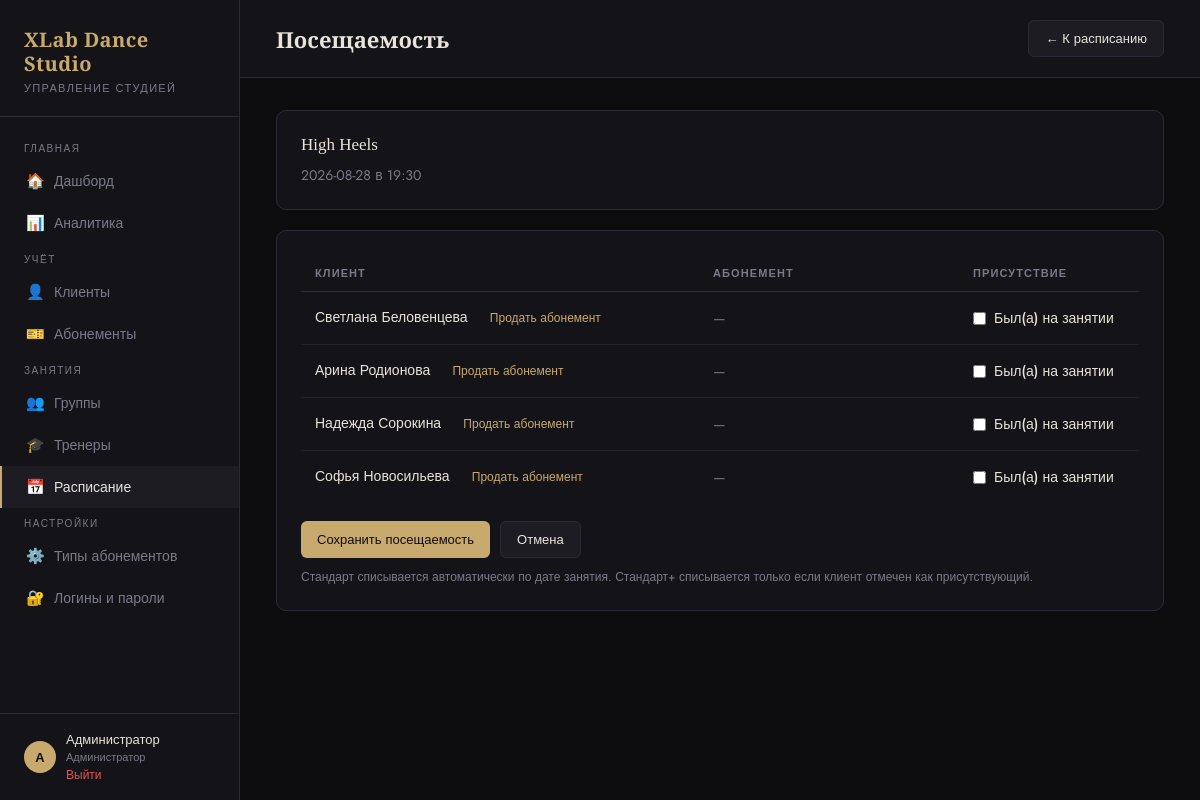
The app's page /schedule/87/attendance (signed in) with its own data.
### tables this page shows
CREATE TABLE users (
            id INTEGER PRIMARY KEY AUTOINCREMENT,
            role TEXT NOT NULL, -- admin | trainer
            username TEXT UNIQUE NOT NULL,
            password TEXT NOT NULL,
            name TEXT NOT NULL,
            trainer_id INTEGER UNIQUE REFERENCES trainers(id) ON DELETE CASCADE
        );

CREATE TABLE groups (
            id INTEGER PRIMARY KEY AUTOINCREMENT,
            name TEXT NOT NULL,
            trainer_id INTEGER REFERENCES trainers(id) ON DELETE SET NULL,
            age_range TEXT,
            level TEXT,
            max_capacity INTEGER DEFAULT 20,
            description TEXT,
            created_at TEXT DEFAULT (datetime('now','localtime'))
        );

CREATE TABLE schedule (
            id INTEGER PRIMARY KEY AUTOINCREMENT,
            group_id INTEGER REFERENCES groups(id) ON DELETE CASCADE,
            date TEXT NOT NULL,
            time TEXT NOT NULL,
            duration_minutes INTEGER DEFAULT 60,
            room TEXT,
            notes TEXT
        );

CREATE TABLE clients (
            id INTEGER PRIMARY KEY AUTOINCREMENT,
            name TEXT NOT NULL,
            phone TEXT,
            email TEXT,
            birthdate TEXT,
            parent_id INTEGER REFERENCES clients(id) ON DELETE SET NULL,
            notes TEXT,
            created_at TEXT DEFAULT (datetime('now','localtime'))
        );

### app.py (the view)
@app.route('/schedule/<int:id>/attendance')
@login_required
def attendance_form(id):
    db = get_db()
    session_data = db.execute('''SELECT s.*, g.name as group_name FROM schedule s
        JOIN groups g ON s.group_id=g.id WHERE s.id=?''', (id,)).fetchone()
    if current_role() == 'trainer':
        group_owner = trainer_in_group(db, session_data['group_id'], current_trainer_id())
        if not group_owner:
            flash('Вы можете открывать посещаемость только своих тренировок', 'error')
            return redirect(url_for('schedule'))
    members = db.execute('''SELECT c.* FROM clients c
        JOIN client_groups cg ON c.id=cg.client_id WHERE cg.group_id=?''',
        (session_data['group_id'],)).fetchall()
    attended = [r['client_id'] for r in db.execute(
        'SELECT client_id FROM attendance WHERE schedule_id=? AND present=1', (id,)).fetchall()]
    subscription_info_by_client = {}
    for member in members:
        sub = db.execute('''SELECT s.lessons_left, s.end_date, st.validity_days, st.name as type_name, st.carry_over
            FROM subscriptions s
            JOIN subscription_types st ON st.id=s.type_id
            WHERE client_id=?
            AND (group_id=? OR group_id IS NULL)
            AND status='active' AND lessons_left > 0
            AND end_date >= ?
            ORDER BY end_date LIMIT 1''',
            (member['id'], session_data['group_id'], session_data['date'])).fetchone()
        if sub:
            subscription_info_by_client[member['id']] = {
                'lessons_left': sub['lessons_left'],
                'end_date': sub['end_date'],
                'validity_days': sub['validity_days'],
                'type_name': sub['type_name'],
                'carry_over': sub['carry_over']
            }
        else:
            subscription_info_by_client[member['id']] = None
    return render_template(
        'attendance.html',
        lesson=session_data,
        members=members,
        attended=attended,
        subscription_info_by_client=subscription_info_by_client
    )

### app.py (called while the page is built, shortened)
def current_role():
    return session.get('role', 'admin')

def is_admin():
    return current_role() == 'admin'

def sync_session_user():
    if 'user_id' not in session:
        return
    db = get_db()
    user = db.execute('SELECT role, trainer_id, name FROM users WHERE id=?', (session['user_id'],)).fetchone()
    if not user:
        session.clear()
        return
    session['role'] = user['role']
    session['trainer_id'] = user['trainer_id']
    session['user_name'] = user['name']

@app.before_request
def setup():
    if request.endpoint is None:
        return
    if request.endpoint in ('login', 'logout', 'static'):
        return
    if 'user_id' not in session:
        return
    sync_session_user()
    if is_admin():
        return

def login_required(f):
    from functools import wraps
    @wraps(f)
    def decorated(*args, **kwargs):
        if 'user_id' not in session:
            return redirect(url_for('login'))
        return f(*args, **kwargs)
    return decorated

### database.py (called while the page is built)
def get_db():
    from app import app
    if 'db' not in g:
        g.db = sqlite3.connect(DATABASE)
        g.db.row_factory = sqlite3.Row
        g.db.execute("PRAGMA foreign_keys = ON")
    return g.db

### templates/attendance.html (shortened to what this page needs)
{% extends "base.html" %}
{% block topbar_title %}Посещаемость{% endblock %}
{% block topbar_actions %}
<a href="{{ url_for('schedule') }}" class="btn btn-secondary">← К расписанию</a>
{% endblock %}
{% block content %}
<div class="card" style="margin-bottom: 20px;">
  <div class="card-title" style="margin-bottom: 10px;">{{ lesson.group_name }}</div>
  <div style="color: var(--muted); font-size: 14px;">
    {{ lesson.date }} в {{ lesson.time }}
  </div>
</div>
<div class="card">
  <form method="POST" action="{{ url_for('mark_attendance', schedule_id=lesson.id) }}">
    {% if members %}
    <div class="table-wrap">
      <table>
        <thead>
          <tr>
            <th>Клиент</th>
            <th style="width: 260px;">Абонемент</th>
            <th style="width: 180px;">Присутствие</th>
          </tr>
        </thead>
        <tbody>
          {% for m in members %}
          <tr>
            <td>
              {{ m.name }}
              <a href="{{ url_for('sell_subscription', client_id=m.id) }}" class="btn btn-link btn-sm" style="margin-left:8px; font-size:12px;">Продать абонемент</a>
            </td>
            <td>
              {% set sub_info = subscription_info_by_client[m.id] %}
              {% if sub_info %}
                <span class="badge badge-gold">{{ sub_info.lessons_left }}</span>
                <div style="color: var(--muted); font-size: 12px; margin-top: 4px;">
                  Активен · {{ sub_info.type_name }} · до {{ sub_info.end_date }}
                </div>
                <div style="color: var(--muted); font-size: 12px; margin-top: 2px;">
                  {% if sub_info.carry_over == 0 %}
                    Стандарт: списание по календарю, независимо от отметки
                  {% else %}
                    Стандарт+: списание только по отметке посещаемости
                  {% endif %}
                </div>
              {% else %}
                <span style="color: var(--muted);">—</span>
              {% endif %}
            </td>
            <td>
              <label class="checkbox-label" style="text-transform:none; letter-spacing:normal; color:var(--text);">
                <input type="checkbox" name="present" value="{{ m.id }}" {{ 'checked' if m.id in attended }}>
                Был(а) на занятии
              </label>
            </td>
          </tr>
          {% endfor %}
        </tbody>
      </table>
    </div>
    <div class="form-actions" style="margin-top: 18px;">
      <button type="submit" class="btn btn-primary">Сохранить посещаемость</button>
      <a href="{{ url_for('schedule') }}" class="btn btn-secondary">Отмена</a>
    </div>
    <div style="color: var(--muted); font-size: 12px; margin-top: 10px;">
      Стандарт списывается автоматически по дате занятия. Стандарт+ списывается только если клиент отмечен как присутствующий.
    </div>
    {% else %}
    <div class="empty-state">
      <div class="icon">👥</div>
      <p>В этой группе пока нет клиентов для отметки посещаемости.</p>
    </div>
    {% endif %}
  </form>
</div>
{% endblock %}

### templates/base.html (shortened to what this page needs)
<!DOCTYPE html>
<html lang="ru">
<head>
</head>
<body>
<aside class="sidebar">
  <div class="sidebar-logo">
    <h1>XLab Dance<br>Studio</h1>
    <p>Управление студией</p>
  </div>
  <nav class="nav">
    <div class="nav-section">Главная</div>
    <a href="{{ url_for('dashboard') }}" class="{{ 'active' if request.endpoint == 'dashboard' }}">
      <span class="icon">🏠</span> Дашборд
    </a>
    {% if session.role == 'admin' %}
    <a href="{{ url_for('analytics') }}" class="{{ 'active' if request.endpoint == 'analytics' }}">
      <span class="icon">📊</span> Аналитика
    </a>
    {% endif %}
    {% if session.role == 'admin' %}
    <div class="nav-section">Учёт</div>
    <a href="{{ url_for('clients') }}" class="{{ 'active' if 'client' in request.endpoint }}">
      <span class="icon">👤</span> Клиенты
    </a>
    <a href="{{ url_for('subscriptions') }}" class="{{ 'active' if 'subscription' in request.endpoint and request.endpoint != 'subscription_types' }}">
      <span class="icon">🎫</span> Абонементы
    </a>
    {% endif %}
    <div class="nav-section">Занятия</div>
    {% if session.role == 'admin' %}
    <a href="{{ url_for('groups') }}" class="{{ 'active' if 'group' in request.endpoint }}">
      <span class="icon">👥</span> Группы
    </a>
    {% endif %}
    {% if session.role == 'admin' %}
    <a href="{{ url_for('trainers') }}" class="{{ 'active' if 'trainer' in request.endpoint }}">
      <span class="icon">🎓</span> Тренеры
    </a>
    {% endif %}
    <a href="{{ url_for('schedule') }}" class="{{ 'active' if 'schedule' in request.endpoint or 'attendance' in request.endpoint }}">
      <span class="icon">📅</span> Расписание
    </a>
    {% if session.role == 'admin' %}
    <div class="nav-section">Настройки</div>
    <a href="{{ url_for('subscription_types') }}" class="{{ 'active' if request.endpoint == 'subscription_types' }}">
      <span class="icon">⚙️</span> Типы абонементов
    </a>
    <a href="{{ url_for('accounts') }}" class="{{ 'active' if 'account' in request.endpoint }}">
      <span class="icon">🔐</span> Логины и пароли
    </a>
    {% endif %}
  </nav>
  <div class="sidebar-user">
    <div class="avatar">{{ session.user_name[0] if session.user_name }}</div>
    <div>
      <div style="color: var(--text); font-size: 13px;">{{ session.user_name }}</div>
      <div style="font-size: 11px; color: var(--muted);">{{ 'Администратор' if session.role == 'admin' else 'Тренер' }}</div>
      <a href="{{ url_for('logout') }}">Выйти</a>
    </div>
  </div>
</aside>
<div class="main">
  <div class="topbar">
    <h2>{% block topbar_title %}{% endblock %}</h2>
    <div>{% block topbar_actions %}{% endblock %}</div>
  </div>
  <div class="content">
    {% block content %}{% endblock %}
  </div>
</div>
</body>
</html>

### templates/base.html (style rules this page uses)
:root { --bg: #0d0d0f; --surface: #141418; --surface2: #1c1c22; --border: #2a2a35; --accent: #c8a96e; --accent2: #e8c88a; --text: #e8e4dc; --muted: #7a7a8a; --danger: #e05555; --success: #5cb87a; --warning: #e0a055; --info: #5599e0; --sidebar-w: 240px; }
* { box-sizing: border-box; margin: 0; padding: 0; }
body { background: var(--bg); color: var(--text); font-family: 'Jost', sans-serif; font-weight: 400; min-height: 100vh; display: flex; }
.sidebar { width: var(--sidebar-w); min-height: 100vh; background: var(--surface); border-right: 1px solid var(--border); display: flex; flex-direction: column; position: fixed; top: 0; left: 0; z-index: 100; }
.sidebar-logo { padding: 28px 24px 20px; border-bottom: 1px solid var(--border); }
.sidebar-logo h1 { font-family: 'Playfair Display', serif; font-size: 20px; font-weight: 700; color: var(--accent); letter-spacing: 0.02em; line-height: 1.2; }
.sidebar-logo p { font-size: 11px; color: var(--muted); letter-spacing: 0.12em; text-transform: uppercase; margin-top: 4px; }
.nav { flex: 1; padding: 16px 0; overflow-y: auto; max-height: calc(100vh - 200px); }
.nav-section { padding: 8px 24px 4px; font-size: 10px; letter-spacing: 0.15em; text-transform: uppercase; color: var(--muted); }
.nav a { display: flex; align-items: center; gap: 10px; padding: 10px 24px; color: var(--muted); text-decoration: none; font-size: 14px; font-weight: 400; transition: all 0.2s; border-left: 2px solid transparent; }
.nav a:hover, .nav a.active { color: var(--text); background: var(--surface2); border-left-color: var(--accent); }
.nav a .icon { width: 18px; text-align: center; font-size: 15px; }
.sidebar-user { padding: 16px 24px; border-top: 1px solid var(--border); font-size: 13px; color: var(--muted); display: flex; align-items: center; gap: 10px; }
.sidebar-user .avatar { width: 32px; height: 32px; border-radius: 50%; background: var(--accent); display: flex; align-items: center; justify-content: center; color: var(--bg); font-weight: 700; font-size: 13px; }
.sidebar-user a { color: var(--danger); text-decoration: none; font-size: 12px; }
.main { margin-left: var(--sidebar-w); flex: 1; min-height: 100vh; }
.topbar { padding: 20px 36px; border-bottom: 1px solid var(--border); background: var(--surface); display: flex; align-items: center; justify-content: space-between; position: sticky; top: 0; z-index: 50; }
.topbar h2 { font-family: 'Playfair Display', serif; font-size: 22px; font-weight: 600; color: var(--text); }
.content { padding: 32px 36px; }
.card { background: var(--surface); border: 1px solid var(--border); border-radius: 10px; padding: 24px; }
.card-title { font-family: 'Playfair Display', serif; font-size: 17px; color: var(--text); }
.table-wrap { overflow-x: auto; }
table { width: 100%; border-collapse: collapse; }
th { text-align: left; padding: 10px 14px; font-size: 11px; font-weight: 600; letter-spacing: 0.1em; text-transform: uppercase; color: var(--muted); border-bottom: 1px solid var(--border); }
td { padding: 12px 14px; font-size: 14px; border-bottom: 1px solid rgba(42,42,53,0.6); vertical-align: middle; }
tr:last-child td { border-bottom: none; }
.btn { display: inline-flex; align-items: center; gap: 6px; padding: 8px 16px; border-radius: 6px; font-size: 13px; font-weight: 500; cursor: pointer; border: none; text-decoration: none; transition: all 0.2s; font-family: 'Jost', sans-serif; }
.btn-primary { background: var(--accent); color: var(--bg); }
.btn-secondary { background: var(--surface2); color: var(--text); border: 1px solid var(--border); }
.btn-sm { padding: 5px 10px; font-size: 12px; }
label { font-size: 12px; font-weight: 500; color: var(--muted); letter-spacing: 0.06em; text-transform: uppercase; }
input, select, textarea { background: var(--surface2); border: 1px solid var(--border); border-radius: 6px; color: var(--text); padding: 10px 12px; font-size: 14px; font-family: 'Jost', sans-serif; transition: border-color 0.2s; width: 100%; }
.form-actions { display: flex; gap: 10px; margin-top: 8px; }
.checkbox-label { display: flex; align-items: center; gap: 8px; cursor: pointer; font-size: 14px; color: var(--text); }
.checkbox-label input[type=checkbox] { width: auto; }
a { color: var(--accent); text-decoration: none; }

### records on screen
users: name "А", user_name "Администратор", role "Администратор"
groups: group_name "High Heels"
schedule: date "2026-08-28", time "19:30"
clients: name "Светлана Беловенцева"
clients: name "Арина Родионова"
clients: name "Надежда Сорокина"
clients: name "Софья Новосильева"
